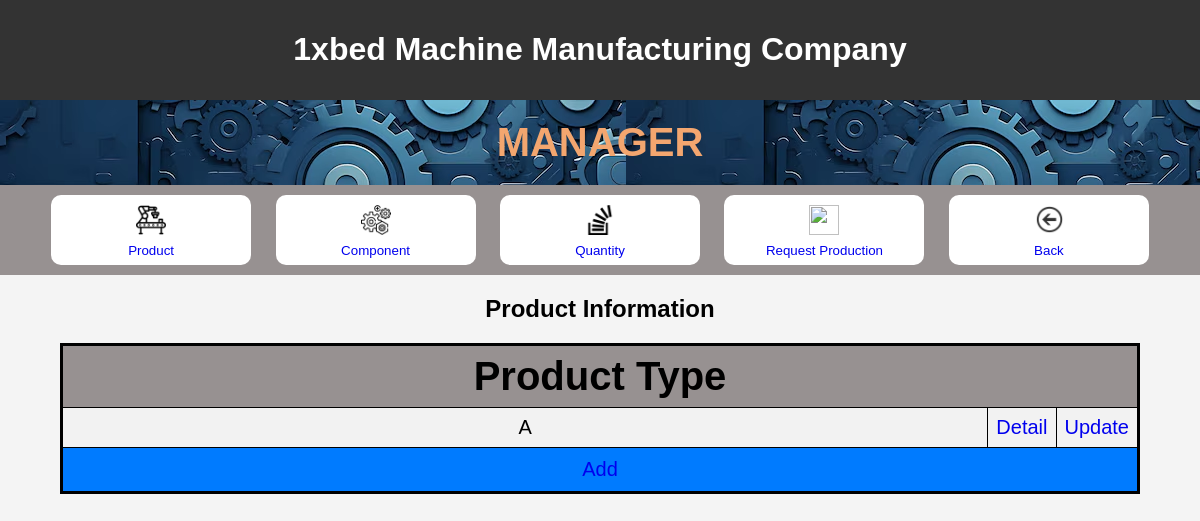
/manager/product, run on an earlier commit of the app's database.
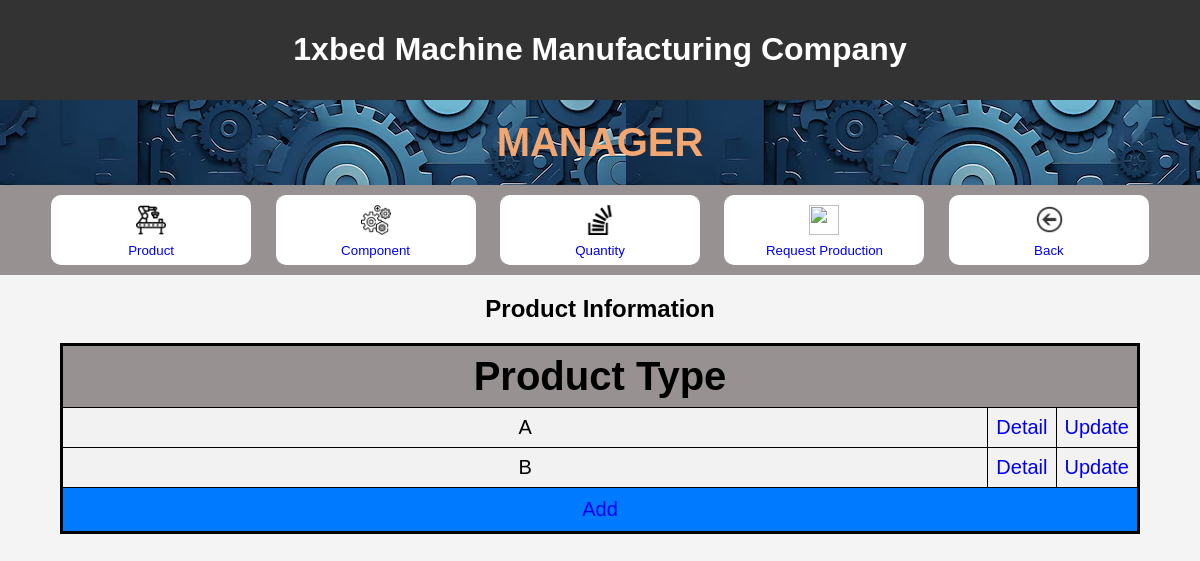
And on a later commit of the database.
### myproject/models.py (models this page shows)
class Product(models.Model):
    product_type = models.CharField(max_length=100)

### myproject/views.py (the view)
# urls.py: path("manager/product", views.Product_.main, name="manager/product"),
    def main(request):
        list_product = Product.objects.all()
        context = {"list_product": list_product}
        return render(request, "myproject/product/main.html", context)

### myproject/templates/myproject/product/main.html (shortened to what this page needs)
<!DOCTYPE html>
<html lang="en">
<head>
    {% load static %}
    <link rel="stylesheet" href="{% static 'css/welcomepage.css' %}">
</head>
<body>
    <header>
        <h1>
            1xbed Machine Manufacturing Company
        </h1>
    </header>
    <div id = headerweb>
        <h1 id = welcome>
        MANAGER
        </h1>
    </div>
    <div id = link>
        <div>
    <button id = choice ><a
    href="product">
        <img id =icon src="{% static 'img/product.png' %}"
        width="50"
        height="50" >
        <br>
        Product
    </a></button>
    <button id = choice><a
        href="component">
            <img id =icon src="{% static 'img/component.png' %}"
            width="50"
            height="50" >
            <br>
            Component
    </a></button>
    <button id = choice><a
        href="quantity">
            <img id =icon src="{% static 'img/quantity.png' %}"
            width="50"
            height="50" >
            <br>
            Quantity
    </a></button>
    <button id = choice><a
        href="request_production">
            <img id =icon src="{% static 'img/checker.png' %}"
            width="50"
            height="50" >
            <br>
            Request Production
    </a></button>
    <button id = choice>
        <a
        href="{% url 'homepage' %}">
        <img id =icon src="{% static 'img/back.png' %}"
        width="50"
        height="50">
        <br>
        Back
    </a> </button>
    </div>
</div>
<h2 > Product Information </h2>
<table border="1">
    <tr>
        <th colspan="3">Product Type</th>
    </tr>
{% for product in list_product %}
    <tr>
        <td id = maincol>{{ product.product_type }}</td>
        <td><a href="product/{{ product.product_type }}">{{"Detail"}}</a></td>
        <td width = 5%><a href="product/{{ product.product_type }}/update_product">{{"Update"}}</a></td>
    </tr>
{% endfor %}
<tr>
    <td id = add colspan="3">
        <a href="product/add_product" id="add" class="button">Add</a>
    </td>
</tr>
</table>
</body>
</html>

What changed in the data, as far as the page shows it:
added Product: product_type "B", value "Detail", value "Update"
